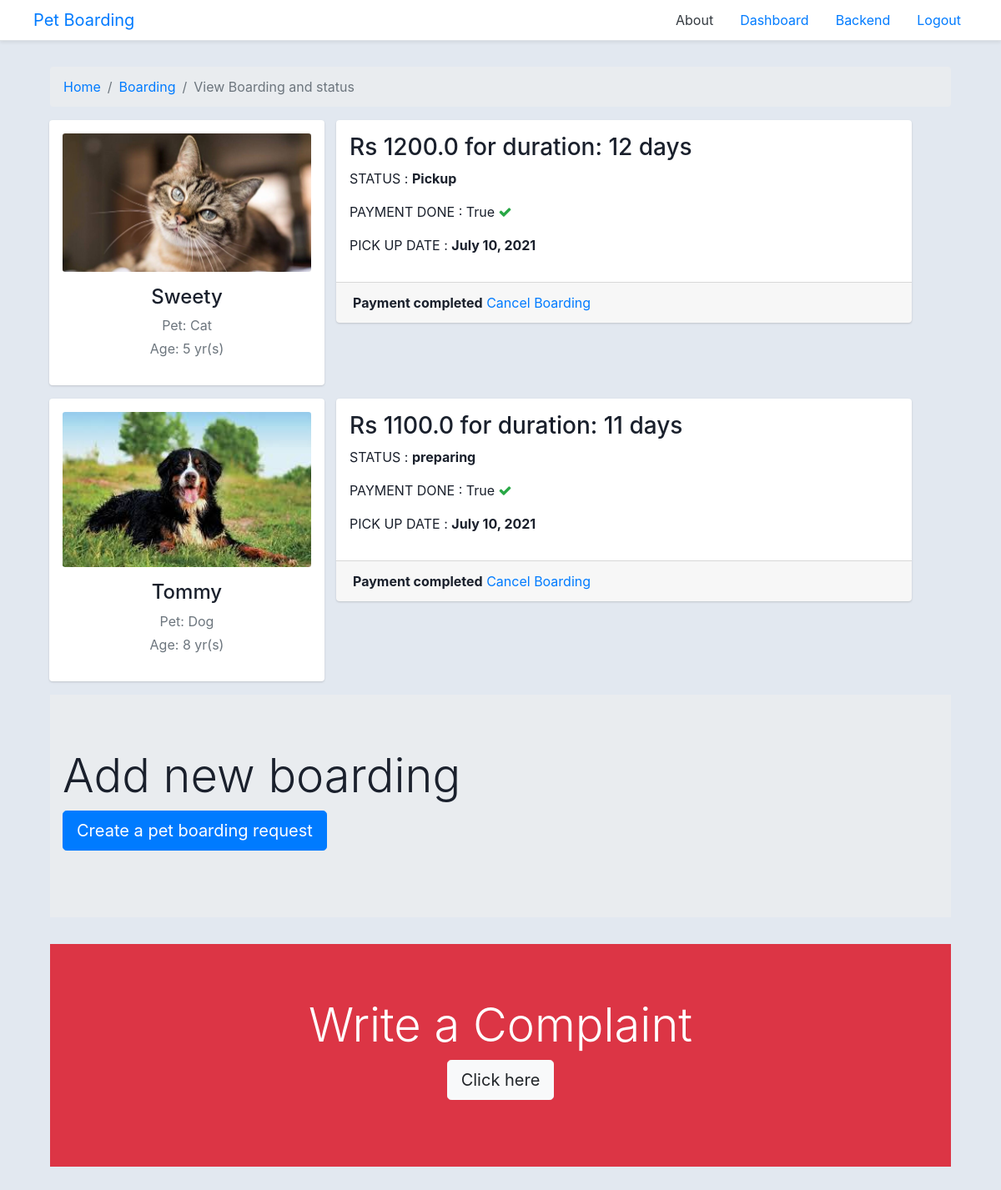
Page /board/view (signed in) on the committed database.
### app/models.py (models this page shows, shortened)
class Boarding(models.Model):
        STATUS_CHOICES = (
            ('requested','requested'),
            ('preparing','preparing'),
            ('Pickup','pickup'),
            ('delivered','delivered'),
            ('Boarded','boarded'),
            ('on the way','on the way')
        )
        user = models.ForeignKey(User, on_delete=models.CASCADE)
        pet = models.ForeignKey(Pet,  on_delete=models.CASCADE,related_name='boardings')
        duration = models.PositiveIntegerField(help_text="enter number of days")
        chargeamount = models.FloatField(default=100.00)
        is_payment_complete = models.BooleanField(default=False)
        pick_date = models.DateField(default=datetime.now)
        status = models.CharField(max_length=20, choices=STATUS_CHOICES, default=STATUS_CHOICES[0][0])
        date = models.DateTimeField(auto_now = True)

class Pet(models.Model):
    PET_CHOICES = (
            ('Dog','Dog'),
            ('Cat','Cat'),
            ('Fish','Fish'),
            ('Turtle','Turtle'),
            ('Horse','Horse'),
 )
    user = models.ForeignKey(User, on_delete=models.CASCADE)
    name = models.CharField(max_length = 100)
    pettype = models.CharField( max_length = 100, choices = PET_CHOICES)
    photo = models.ImageField(upload_to = 'pets' )
    age = models.PositiveIntegerField()
    description = models.TextField()
    specialinstruction = models.TextField()

### app/views.py (the view)
# urls.py: path('board/view',views.view_boarding,name='view_boarding'),
@login_required
def view_boarding(request):
    try:
        boardings = Boarding.objects.filter(user=request.user)
        ctx = {'title':'view boarding', 'boardings':boardings}
        return render(request, 'pets/view_boarding.html',context=ctx)
    except Exception as e:
        print(e)
        messages.error(request,"Please board a pet first")
        return redirect("board_pets")

### templates/pets/view_boarding.html (shortened to what this page needs)
{% extends 'layout/base.html' %}
{% load static %}
{% load crispy_forms_tags %}
{% block content %}
<div class="container">
    <div class="main-body">
        <nav aria-label="breadcrumb" class="main-breadcrumb">
            <ol class="breadcrumb">
                <li class="breadcrumb-item"><a href="{% url 'dashboard' %}">Home</a></li>
                <li class="breadcrumb-item"><a href="{% url 'view_boarding' %}">Boarding</a></li>
                <li class="breadcrumb-item active" aria-current="page">View Boarding and status</li>
            </ol>
        </nav>
        <div class="row gutters-sm">
            {% for board in boardings %}
            <div class="col-12 mb-3">
                <div class="container-fluid gutters-sm ">
                    <div class="row">
                        <div class="col-4 gutters-sm">
                            <div class="card">
                                <div class="card-body">
                                    <div class="d-flex flex-column align-items-center text-center">
                                        <img src="{{board.pet.photo.url}}" alt="Admin" class="rounded-sm card-img-top" width="150">
                                        <div class="mt-3">
                                            <h4>{{board.pet.name}}</h4>
                                            <p class="text-secondary mb-1">Pet: {{board.pet.pettype}}</p>
                                            <p class="text-muted font-size-sm">Age: {{board.pet.age}} yr(s)</p>
                                        </div>
                                    </div>
                                </div>
                            </div>
                        </div>
                        <div class="col-8 gutters-sm">
                            <div class="card">
                                <div class="card-body">
                                    <h3>Rs {{board.chargeamount}} for duration: {{board.duration}} days</h3>
                                    <p>STATUS : <b>{{board.status}}</b></p>
                                    <p>PAYMENT DONE : {{board.is_payment_complete}}
                                        {% if board.is_payment_complete %}
                                        <i class="fa fa-check text-success" aria-hidden="true"></i>
                                        {% else %}
                                        <i class="fa fa-ban text-danger" aria-hidden="true"></i>
                                        {% endif %}
                                    </p>
                                    <p>PICK UP DATE : <b>{{board.pick_date}}</b></p>
                                </div>
                                <div class="card-footer">
                                    {% if board.is_payment_complete %}
                                    <b>Payment completed</b>
                                    {% else %}
                                    <a class="card-link" href="{% url 'make_payment' board.id %}"><button class="btn btn-sm btn-danger">Pay now </button> complete transaction to board pet</a>
                                    {% endif %}
                                    <a class="card-link" href="{% url 'board_delete' board.id %}">Cancel Boarding</a>
                                </div>
                            </div>
                        </div>
                    </div>
                </div>
            </div>
            {% endfor %}
        </div>
        <div class="jumbotron jumbotron-fluid">
            <div class="container">
                <h1 class="display-4">Add new boarding</h1>
                <p class="lead">
                    <a class="btn btn-primary btn-lg" href="{% url 'board_pets' %}" role="button">Create a pet boarding request</a>
                </p>
            </div>
        </div>
        <div class="jumbotron jumbotron-fluid bg-danger text-center text-white">
            <div class="container">
                <h1 class="display-4">Write a Complaint</h1>
                <p class="lead">
                    <a class="btn btn-light btn-lg" href="{% url 'complain' %}" role="button">Click here</a>
                </p>
            </div>
        </div>
    </div>
</div>
{% endblock content %}

### templates/pets/view_boarding.html (style rules this page uses)
body { color: #1a202c; text-align: left; background-color: #e2e8f0; }
.main-body { padding: 15px; }
.card { box-shadow: 0 1px 3px 0 rgba(0,0,0,.1), 0 1px 2px 0 rgba(0,0,0,.06); }
.card { position: relative; display: flex; flex-direction: column; min-width: 0; word-wrap: break-word; background-color: #fff; background-clip: border-box; border: 0 solid rgba(0,0,0,.125); border-radius: .25rem; }
.card-body { flex: 1 1 auto; min-height: 1px; padding: 1rem; }
.gutters-sm { margin-right: -8px; margin-left: -8px; }
.gutters-sm>.col, .gutters-sm>[class*=col-] { padding-right: 8px; padding-left: 8px; }
.mb-3, .my-3 { margin-bottom: 1rem!important; }

### rows in the picture
Boarding: pet.photo (picture), pet.name "Sweety", pet.pettype "Cat", pet.age "5", chargeamount "1200.0", duration "12", status "Pickup", is_payment_complete "True", pick_date "July 10, 2021", shows "Payment completed"
Boarding: pet.photo (picture), pet.name "Tommy", pet.pettype "Dog", pet.age "8", chargeamount "1100.0", duration "11", status "preparing", is_payment_complete "True", pick_date "July 10, 2021", shows "Payment completed"
